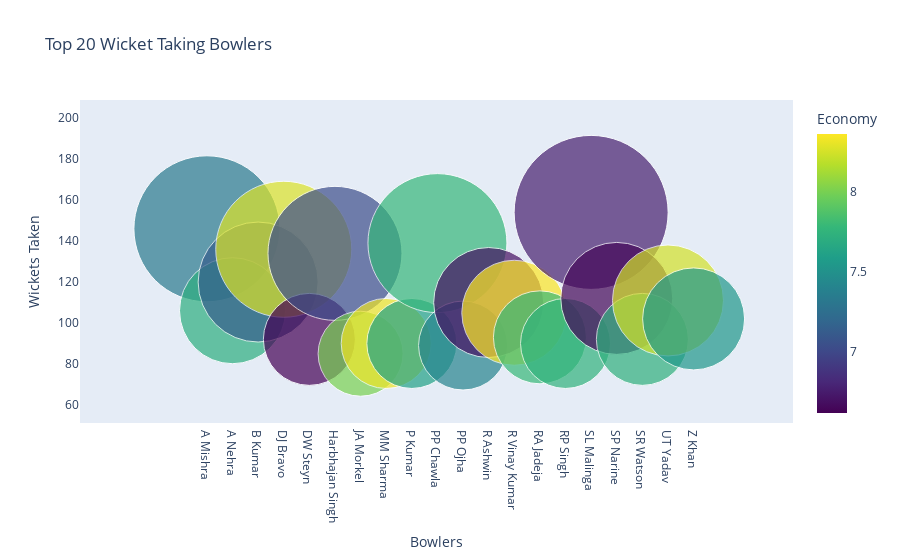

Notebook code for this chart:
### Code cell
trace = go.Scatter(
    y = bowlers['wickets'],
    x = bowlers['bowler'],
    mode='markers',
    marker=dict(
        size= bowlers['wickets'].values,
        color = bowlers['economy'].values,
        colorscale='Viridis',
        showscale=True,
        colorbar = dict(title = 'Economy'),
    ),
    text = bowlers['overs'].values
)
data = [(trace)]

layout= go.Layout(
    autosize= True,
    title= 'Top 20 Wicket Taking Bowlers',
    hovermode= 'closest',
    xaxis=dict(
        showgrid=False,
        zeroline=False,
        showline=False,
        title='Bowlers'
    ),
    yaxis=dict(
        title= 'Wickets Taken',
        ticklen= 5,
        gridwidth= 2,
        showgrid=False,
        zeroline=False,
        showline=False
    ),
    showlegend= False
)
fig = go.Figure(data=data, layout=layout)
py.iplot(fig,filename='scatterChol')

### Figure 1 — Plotly figure (JSON) as saved in the notebook; plotly's stock layout.template omitted (floating-point values rounded to 4 significant figures)
{"data": [{"marker": {"color": [7.328, 7.711, 7.126, 8.272, 6.616, 7.028, 8.003, 8.322, 7.613, 7.78, 7.404, 6.685, 8.36, 7.785, 7.747, 6.757, 6.638, 7.728, 8.246, 7.546], "colorbar": {"title": {"text": "Economy"}}, "colorscale": [[0, "#440154"], [0.1111, "#482878"], [0.2222, "#3e4989"], [0.3333, "#31688e"], [0.4444, "#26828e"], [0.5556, "#1f9e89"], [0.6667, "#35b779"], [0.7778, "#6ece58"], [0.8889, "#b5de2b"], [1, "#fde725"]], "showscale": true, "size": [146, 106, 120, 136, 92, 134, 85, 90, 90, 139, 89, 110, 105, 93, 90, 154, 112, 92, 111, 102]}, "mode": "markers", "text": [488, 329, 390, 408, 359, 530, 301, 292, 439, 481, 324, 445, 364, 368, 312, 449, 387, 356, 394, 379], "type": "scatter", "x": ["A Mishra", "A Nehra", "B Kumar", "DJ Bravo", "DW Steyn", "Harbhajan Singh", "JA Morkel", "MM Sharma", "P Kumar", "PP Chawla", "PP Ojha", "R Ashwin", "R Vinay Kumar", "RA Jadeja", "RP Singh", "SL Malinga", "SP Narine", "SR Watson", "UT Yadav", "Z Khan"], "y": [146, 106, 120, 136, 92, 134, 85, 90, 90, 139, 89, 110, 105, 93, 90, 154, 112, 92, 111, 102]}], "layout": {"autosize": true, "hovermode": "closest", "showlegend": false, "title": {"text": "Top 20 Wicket Taking Bowlers"}, "xaxis": {"showgrid": false, "showline": false, "title": {"text": "Bowlers"}, "zeroline": false}, "yaxis": {"gridwidth": 2, "showgrid": false, "showline": false, "ticklen": 5, "title": {"text": "Wickets Taken"}, "zeroline": false}}}
